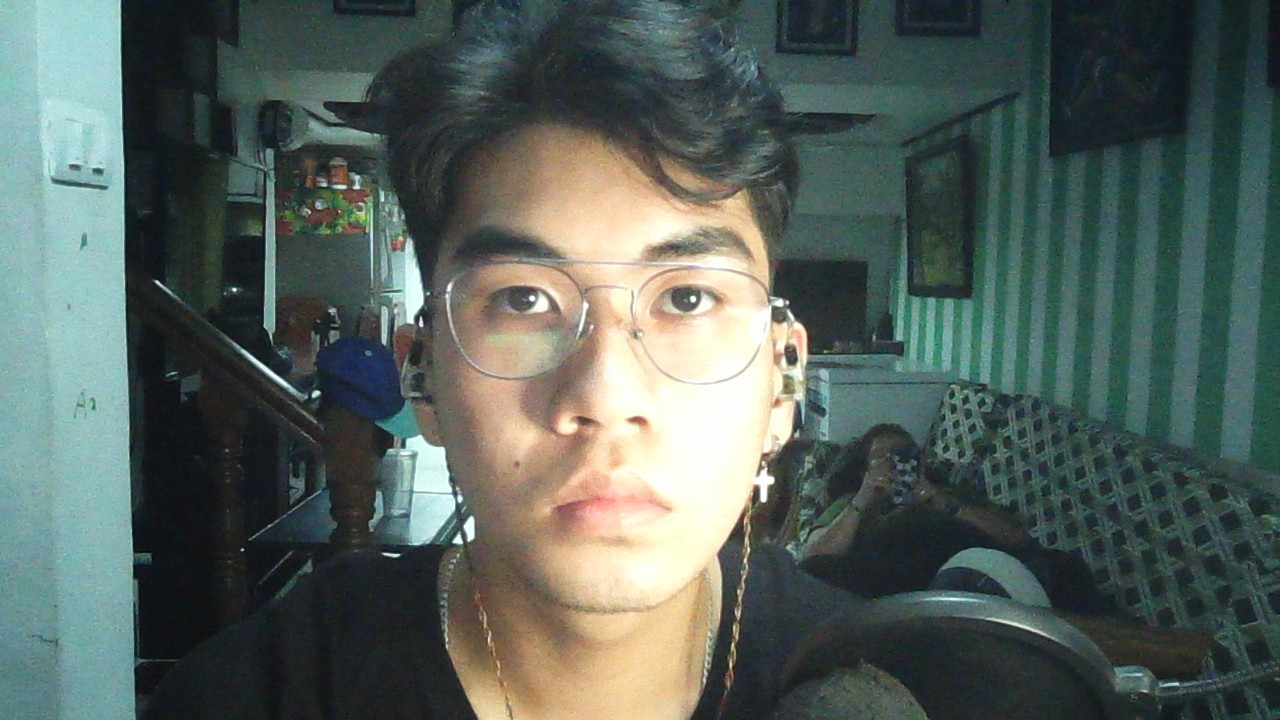
#> input picture dataset/me/WIN_20250208_15_53_16_Pro.jpg, 1280 x 720 px, given as the content of the folder dataset/wick, which was not available
$ python samp.py
#> lines starting #> are read from the running program, lines starting #| are printed output that depends on the picture; pictures that were not available may be replaced by others from this repository, and a replacement may not be noted
import cv2
import os
import numpy as np

# Path where the dataset is stored
dataset_path = "dataset/"
face_cascade = cv2.CascadeClassifier(cv2.data.haarcascades + 'haarcascade_frontalface_default.xml')

# Initialize the LBPHFaceRecognizer
recognizer = cv2.face.LBPHFaceRecognizer_create()

faces = []
labels = []
label_dict = {}

# Assign a label (number) to each person
person_folders = ["wick", "taylor", "me"]  # Explicitly define the folder names
for label, person_name in enumerate(person_folders):
    label_dict[label] = person_name
    person_path = os.path.join(dataset_path, person_name)

    for image_name in os.listdir(person_path):
        image_path = os.path.join(person_path, image_name)
        img = cv2.imread(image_path)
#> img is the input picture: shape (720, 1280, 3); mean B, G, R 92, 97.7, 85.6
        gray = cv2.cvtColor(img, cv2.COLOR_BGR2GRAY)
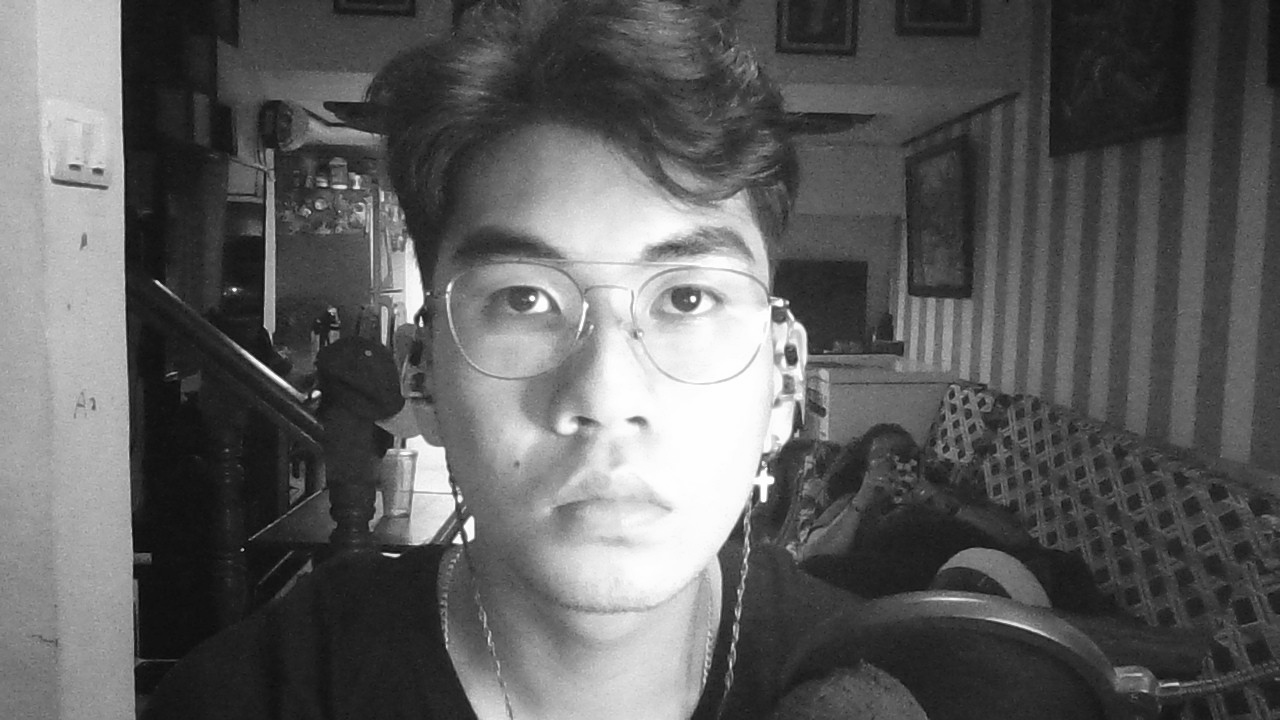
#> gray: shape (720, 1280); min 2, max 255, mean 93.4

        detected_faces = face_cascade.detectMultiScale(gray, scaleFactor=1.1, minNeighbors=5)
#> detected_faces = [[403, 148, 424, 424]]
        for (x, y, w, h) in detected_faces:
            faces.append(gray[y:y+h, x:x+w])
            labels.append(label)
#> this loop made 1 pass
#> after the loop, faces = 1 item; labels = [0]
#> pass 2 of the loop `for label, person_name in enumerate(person_folders):`:
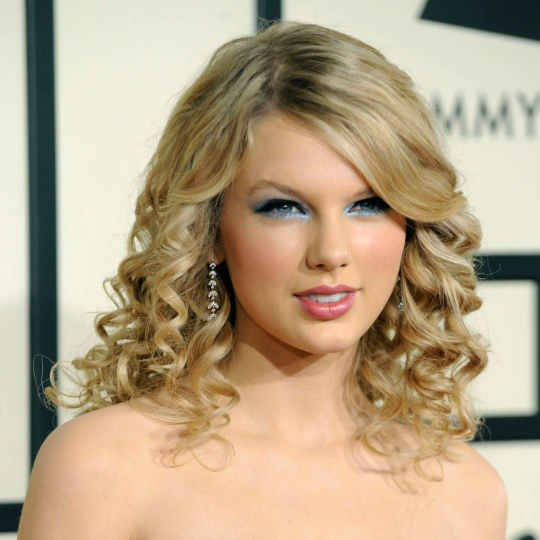
#> input picture dataset/taylor/img1.jpg, 1080 x 1080 px (shown at 1/2 size)
#> img is the input picture: shape (1080, 1080, 3); mean B, G, R 136, 164.7, 183.9
#> `gray = cv2.cvtColor(img, cv2.COLOR_BGR2GRAY)`:
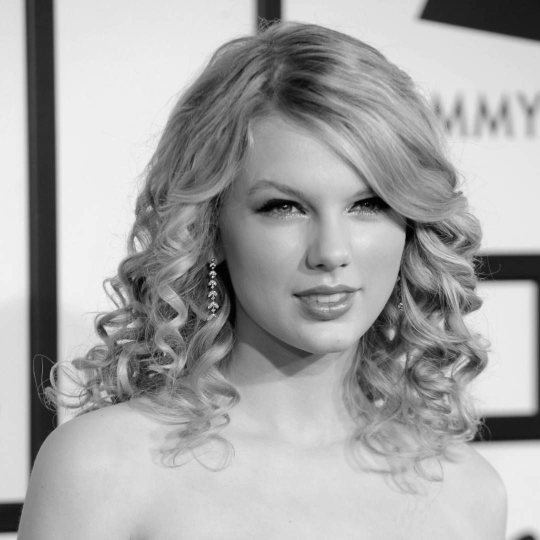
#> gray: shape (1080, 1080) (shown at 1/2 size); min 0, max 254, mean 167.2
#> detected_faces = [[438, 253, 430, 430]]
#> the loop `for (x, y, w, h) in detected_faces:` made 1 pass
#> after the loop `for (x, y, w, h) in detected_faces:`: faces = 2 items; labels = [0, 1]

# Convert to NumPy array
faces = np.array(faces, dtype="object")
labels = np.array(labels)

# Train the model
recognizer.train(faces, labels)
recognizer.save("face_trained.yml")

# Save label dictionary
np.save("labels.npy", label_dict)

print("Training complete. Model saved as 'face_trained.yml'")
